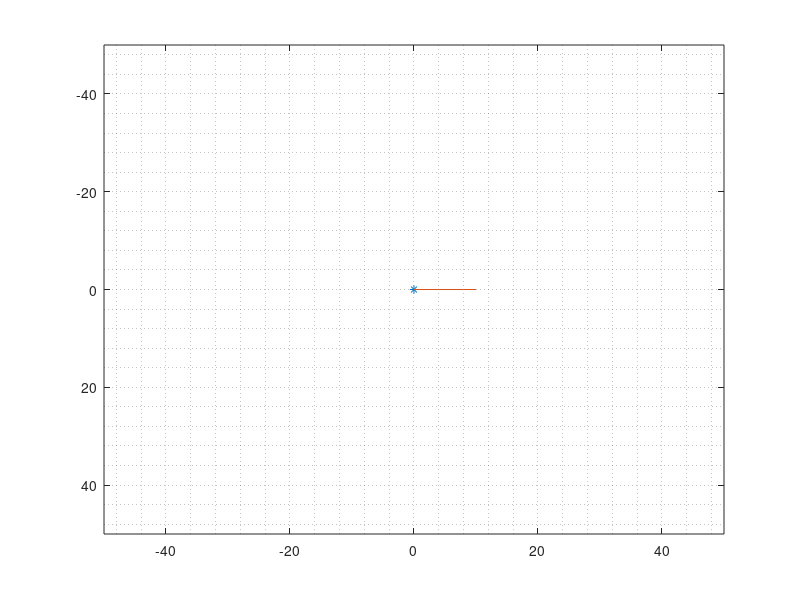

MATLAB code to generate this figure: (Note: this script raises an error after producing the figure.)
% cfg = [
%     1000; % mass = cfg(1);
%     9.81; % gravity = cfg(2);
%     0.2;  % weight_transfer = cfg(3);
%     0.55; % cg_height = cfg(4);
%     1.25; % cg_to_front_axle = cfg(5);
%     1.25; % cg_to_rear_axle = cfg(6);
%     0.3;  % max_steering = cfg(7);
%     2.0;  % tire_grip = cfg(8);
%     5.0;  % corner_stiffness_front = cfg(9);
%     5.2;  % corner_stiffness_rear = cfg(10);
%     10000;% brake_force = cfg(11);
%     3000; % engine_force = cfg(12);
%     8.0;  % roll_resistance = cfg(13);
%     2.5;  % air_resistance = cfg(14);
%     1.0;  % inertia = cfg(15);
%     ];
load car_model.mat
X = zeros(9, 1);
figure(1); clf;
set(gcf, 'windowkeypressfcn', @on_key);
h = plot(X(1), X(2), '*');
len = 10;
hl = line([X(1) X(1) + len * cos(X(7))], [X(2) X(2) + len * sin(X(7))]);
xlim([-50 50]);
ylim([-50 50]);
axis ij
grid minor
while true
    t = tic;
    
    X = car_sim(X, [-1.0; 0.5; 0], cfg, 0.05);
    X(1:3)'
    h.XData = X(1);
    h.YData = X(2);
    hl.XData = [X(1) X(1) + len * cos(X(7))];
    hl.YData = [X(2) X(2) + len * sin(X(7))];
    
    while toc(t) < 0.05
        pause(0.01);
    end
    %     toc(t);
end
function on_key(src, evt)
key = evt.Key;
src
key
end
